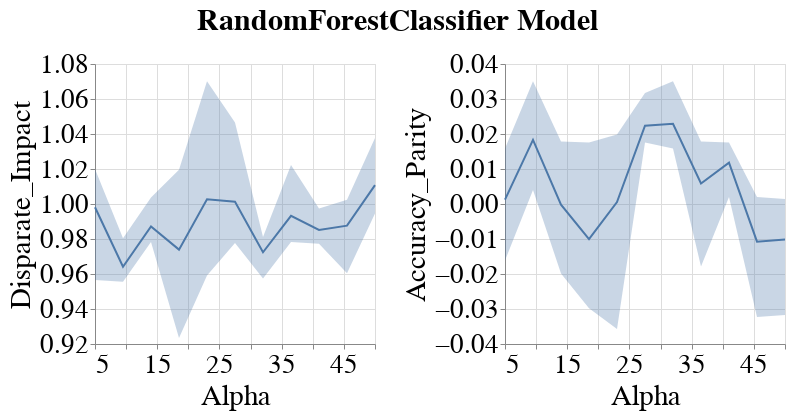

The notebook cell this image was saved under:
### Code cell
visualizer.create_group_metrics_line_band_plot(group='sex',
                                               model_name=MODEL_NAMES[0],
                                               group_metrics=['Disparate_Impact', 'Accuracy_Parity'])

### Figure 1 — Vega-Lite specification as saved in the notebook (floating-point values rounded to 4 significant figures)
{"config": {"view": {"continuousWidth": 400, "continuousHeight": 300}, "axis": {"labelFontSize": 27, "labelFontWeight": "normal", "titleFontSize": 29, "titleFontWeight": "normal"}, "legend": {"labelFontSize": 27, "symbolStrokeWidth": 10, "titleFontSize": 29}, "title": {"fontSize": 27}}, "vconcat": [{"hconcat": [{"layer": [{"mark": {"type": "errorband", "extent": "ci"}, "encoding": {"x": {"field": "Intervention_Param", "title": "Alpha", "type": "quantitative"}, "y": {"field": "Metric_Value", "scale": {"zero": false}, "title": "Disparate_Impact", "type": "quantitative"}}}, {"mark": "line", "encoding": {"x": {"field": "Intervention_Param", "title": "Alpha", "type": "quantitative"}, "y": {"aggregate": "mean", "field": "Metric_Value", "scale": {"zero": false}, "title": "Disparate_Impact", "type": "quantitative"}}}], "height": 280, "width": 280}, {"layer": [{"mark": {"type": "errorband", "extent": "ci"}, "encoding": {"x": {"field": "Intervention_Param", "title": "Alpha", "type": "quantitative"}, "y": {"field": "Metric_Value", "scale": {"zero": false}, "title": "Accuracy_Parity", "type": "quantitative"}}}, {"mark": "line", "encoding": {"x": {"field": "Intervention_Param", "title": "Alpha", "type": "quantitative"}, "y": {"aggregate": "mean", "field": "Metric_Value", "scale": {"zero": false}, "title": "Accuracy_Parity", "type": "quantitative"}}}], "data": {"name": "data-c6effc71f15e82f02a4d6136efea0955"}, "height": 280, "width": 280}]}], "data": {"name": "data-b932d8ead730ad5bbddd126fd34175ff"}, "title": {"text": "RandomForestClassifier Model", "anchor": "middle", "dy": -10, "fontSize": 30}, "$schema": "https://vega.github.io/schema/vega-lite/v4.17.0.json", "datasets": {"data-b932d8ead730ad5bbddd126fd34175ff": [{"Metric": "Disparate_Impact", "Model_Name": "RandomForestClassifier", "Experiment_Iteration": "Exp_iter_1", "Intervention_Param": 5.0, "Group": "sex", "Metric_Value": 0.9565}, {"Metric": "Disparate_Impact", "Model_Name": "RandomForestClassifier", "Experiment_Iteration": "Exp_iter_1", "Intervention_Param": 9.5, "Group": "sex", "Metric_Value": 0.9565}, {"Metric": "Disparate_Impact", "Model_Name": "RandomForestClassifier", "Experiment_Iteration": "Exp_iter_1", "Intervention_Param": 14.0, "Group": "sex", "Metric_Value": 0.9796}, {"Metric": "Disparate_Impact", "Model_Name": "RandomForestClassifier", "Experiment_Iteration": "Exp_iter_1", "Intervention_Param": 18.5, "Group": "sex", "Metric_Value": 0.9235}, {"Metric": "Disparate_Impact", "Model_Name": "RandomForestClassifier", "Experiment_Iteration": "Exp_iter_1", "Intervention_Param": 23.0, "Group": "sex", "Metric_Value": 1.07}, {"Metric": "Disparate_Impact", "Model_Name": "RandomForestClassifier", "Experiment_Iteration": "Exp_iter_1", "Intervention_Param": 27.5, "Group": "sex", "Metric_Value": 0.9796}, {"Metric": "Disparate_Impact", "Model_Name": "RandomForestClassifier", "Experiment_Iteration": "Exp_iter_1", "Intervention_Param": 32.0, "Group": "sex", "Metric_Value": 0.9787}, {"Metric": "Disparate_Impact", "Model_Name": "RandomForestClassifier", "Experiment_Iteration": "Exp_iter_1", "Intervention_Param": 36.5, "Group": "sex", "Metric_Value": 0.9783}, {"Metric": "Disparate_Impact", "Model_Name": "RandomForestClassifier", "Experiment_Iteration": "Exp_iter_1", "Intervention_Param": 41.0, "Group": "sex", "Metric_Value": 0.9974}, {"Metric": "Disparate_Impact", "Model_Name": "RandomForestClassifier", "Experiment_Iteration": "Exp_iter_1", "Intervention_Param": 45.5, "Group": "sex", "Metric_Value": 0.9605}, {"Metric": "Disparate_Impact", "Model_Name": "RandomForestClassifier", "Experiment_Iteration": "Exp_iter_1", "Intervention_Param": 50.0, "Group": "sex", "Metric_Value": 1.038}, {"Metric": "Disparate_Impact", "Model_Name": "RandomForestClassifier", "Experiment_Iteration": "Exp_iter_2", "Intervention_Param": 5.0, "Group": "sex", "Metric_Value": 1.02}, {"Metric": "Disparate_Impact", "Model_Name": "RandomForestClassifier", "Experiment_Iteration": "Exp_iter_2", "Intervention_Param": 9.5, "Group": "sex", "Metric_Value": 0.9804}, {"Metric": "Disparate_Impact", "Model_Name": "RandomForestClassifier", "Experiment_Iteration": "Exp_iter_2", "Intervention_Param": 14.0, "Group": "sex", "Metric_Value": 0.9783}, {"Metric": "Disparate_Impact", "Model_Name": "RandomForestClassifier", "Experiment_Iteration": "Exp_iter_2", "Intervention_Param": 18.5, "Group": "sex", "Metric_Value": 1.02}, {"Metric": "Disparate_Impact", "Model_Name": "RandomForestClassifier", "Experiment_Iteration": "Exp_iter_2", "Intervention_Param": 23.0, "Group": "sex", "Metric_Value": 0.9592}, {"Metric": "Disparate_Impact", "Model_Name": "RandomForestClassifier", "Experiment_Iteration": "Exp_iter_2", "Intervention_Param": 27.5, "Group": "sex", "Metric_Value": 1.047}, {"Metric": "Disparate_Impact", "Model_Name": "RandomForestClassifier", "Experiment_Iteration": "Exp_iter_2", "Intervention_Param": 32.0, "Group": "sex", "Metric_Value": 0.9811}, {"Metric": "Disparate_Impact", "Model_Name": "RandomForestClassifier", "Experiment_Iteration": "Exp_iter_2", "Intervention_Param": 36.5, "Group": "sex", "Metric_Value": 0.9792}, {"Metric": "Disparate_Impact", "Model_Name": "RandomForestClassifier", "Experiment_Iteration": "Exp_iter_2", "Intervention_Param": 41.0, "Group": "sex", "Metric_Value": 0.9808}, {"Metric": "Disparate_Impact", "Model_Name": "RandomForestClassifier", "Experiment_Iteration": "Exp_iter_2", "Intervention_Param": 45.5, "Group": "sex", "Metric_Value": 1.002}, {"Metric": "Disparate_Impact", "Model_Name": "RandomForestClassifier", "Experiment_Iteration": "Exp_iter_2", "Intervention_Param": 50.0, "Group": "sex", "Metric_Value": 1.0}, {"Metric": "Disparate_Impact", "Model_Name": "RandomForestClassifier", "Experiment_Iteration": "Exp_iter_3", "Intervention_Param": 5.0, "Group": "sex", "Metric_Value": 1.018}, {"Metric": "Disparate_Impact", "Model_Name": "RandomForestClassifier", "Experiment_Iteration": "Exp_iter_3", "Intervention_Param": 9.5, "Group": "sex", "Metric_Value": 0.9556}, {"Metric": "Disparate_Impact", "Model_Name": "RandomForestClassifier", "Experiment_Iteration": "Exp_iter_3", "Intervention_Param": 14.0, "Group": "sex", "Metric_Value": 1.004}, {"Metric": "Disparate_Impact", "Model_Name": "RandomForestClassifier", "Experiment_Iteration": "Exp_iter_3", "Intervention_Param": 18.5, "Group": "sex", "Metric_Value": 0.9787}, {"Metric": "Disparate_Impact", "Model_Name": "RandomForestClassifier", "Experiment_Iteration": "Exp_iter_3", "Intervention_Param": 23.0, "Group": "sex", "Metric_Value": 0.9787}, {"Metric": "Disparate_Impact", "Model_Name": "RandomForestClassifier", "Experiment_Iteration": "Exp_iter_3", "Intervention_Param": 27.5, "Group": "sex", "Metric_Value": 0.9778}, {"Metric": "Disparate_Impact", "Model_Name": "RandomForestClassifier", "Experiment_Iteration": "Exp_iter_3", "Intervention_Param": 32.0, "Group": "sex", "Metric_Value": 0.9574}, {"Metric": "Disparate_Impact", "Model_Name": "RandomForestClassifier", "Experiment_Iteration": "Exp_iter_3", "Intervention_Param": 36.5, "Group": "sex", "Metric_Value": 1.022}, {"Metric": "Disparate_Impact", "Model_Name": "RandomForestClassifier", "Experiment_Iteration": "Exp_iter_3", "Intervention_Param": 41.0, "Group": "sex", "Metric_Value": 0.9773}, {"Metric": "Disparate_Impact", "Model_Name": "RandomForestClassifier", "Experiment_Iteration": "Exp_iter_3", "Intervention_Param": 45.5, "Group": "sex", "Metric_Value": 1.0}, {"Metric": "Disparate_Impact", "Model_Name": "RandomForestClassifier", "Experiment_Iteration": "Exp_iter_3", "Intervention_Param": 50.0, "Group": "sex", "Metric_Value": 0.9946}], "data-c6effc71f15e82f02a4d6136efea0955": [{"Metric": "Accuracy_Parity", "Model_Name": "RandomForestClassifier", "Experiment_Iteration": "Exp_iter_1", "Intervention_Param": 5.0, "Group": "sex", "Metric_Value": 0.003968}, {"Metric": "Accuracy_Parity", "Model_Name": "RandomForestClassifier", "Experiment_Iteration": "Exp_iter_1", "Intervention_Param": 9.5, "Group": "sex", "Metric_Value": 0.003968}, {"Metric": "Accuracy_Parity", "Model_Name": "RandomForestClassifier", "Experiment_Iteration": "Exp_iter_1", "Intervention_Param": 14.0, "Group": "sex", "Metric_Value": 0.01786}, {"Metric": "Accuracy_Parity", "Model_Name": "RandomForestClassifier", "Experiment_Iteration": "Exp_iter_1", "Intervention_Param": 18.5, "Group": "sex", "Metric_Value": -0.02976}, {"Metric": "Accuracy_Parity", "Model_Name": "RandomForestClassifier", "Experiment_Iteration": "Exp_iter_1", "Intervention_Param": 23.0, "Group": "sex", "Metric_Value": 0.01984}, {"Metric": "Accuracy_Parity", "Model_Name": "RandomForestClassifier", "Experiment_Iteration": "Exp_iter_1", "Intervention_Param": 27.5, "Group": "sex", "Metric_Value": 0.01786}, {"Metric": "Accuracy_Parity", "Model_Name": "RandomForestClassifier", "Experiment_Iteration": "Exp_iter_1", "Intervention_Param": 32.0, "Group": "sex", "Metric_Value": 0.01786}, {"Metric": "Accuracy_Parity", "Model_Name": "RandomForestClassifier", "Experiment_Iteration": "Exp_iter_1", "Intervention_Param": 36.5, "Group": "sex", "Metric_Value": 0.01786}, {"Metric": "Accuracy_Parity", "Model_Name": "RandomForestClassifier", "Experiment_Iteration": "Exp_iter_1", "Intervention_Param": 41.0, "Group": "sex", "Metric_Value": 0.001984}, {"Metric": "Accuracy_Parity", "Model_Name": "RandomForestClassifier", "Experiment_Iteration": "Exp_iter_1", "Intervention_Param": 45.5, "Group": "sex", "Metric_Value": 0.001984}, {"Metric": "Accuracy_Parity", "Model_Name": "RandomForestClassifier", "Experiment_Iteration": "Exp_iter_1", "Intervention_Param": 50.0, "Group": "sex", "Metric_Value": -0.03175}, {"Metric": "Accuracy_Parity", "Model_Name": "RandomForestClassifier", "Experiment_Iteration": "Exp_iter_2", "Intervention_Param": 5.0, "Group": "sex", "Metric_Value": 0.01587}, {"Metric": "Accuracy_Parity", "Model_Name": "RandomForestClassifier", "Experiment_Iteration": "Exp_iter_2", "Intervention_Param": 9.5, "Group": "sex", "Metric_Value": 0.01587}, {"Metric": "Accuracy_Parity", "Model_Name": "RandomForestClassifier", "Experiment_Iteration": "Exp_iter_2", "Intervention_Param": 14.0, "Group": "sex", "Metric_Value": -0.01984}, {"Metric": "Accuracy_Parity", "Model_Name": "RandomForestClassifier", "Experiment_Iteration": "Exp_iter_2", "Intervention_Param": 18.5, "Group": "sex", "Metric_Value": -0.01786}, {"Metric": "Accuracy_Parity", "Model_Name": "RandomForestClassifier", "Experiment_Iteration": "Exp_iter_2", "Intervention_Param": 23.0, "Group": "sex", "Metric_Value": -0.03571}, {"Metric": "Accuracy_Parity", "Model_Name": "RandomForestClassifier", "Experiment_Iteration": "Exp_iter_2", "Intervention_Param": 27.5, "Group": "sex", "Metric_Value": 0.03175}, {"Metric": "Accuracy_Parity", "Model_Name": "RandomForestClassifier", "Experiment_Iteration": "Exp_iter_2", "Intervention_Param": 32.0, "Group": "sex", "Metric_Value": 0.01587}, {"Metric": "Accuracy_Parity", "Model_Name": "RandomForestClassifier", "Experiment_Iteration": "Exp_iter_2", "Intervention_Param": 36.5, "Group": "sex", "Metric_Value": -0.01786}, {"Metric": "Accuracy_Parity", "Model_Name": "RandomForestClassifier", "Experiment_Iteration": "Exp_iter_2", "Intervention_Param": 41.0, "Group": "sex", "Metric_Value": 0.01587}, {"Metric": "Accuracy_Parity", "Model_Name": "RandomForestClassifier", "Experiment_Iteration": "Exp_iter_2", "Intervention_Param": 45.5, "Group": "sex", "Metric_Value": -0.001984}, {"Metric": "Accuracy_Parity", "Model_Name": "RandomForestClassifier", "Experiment_Iteration": "Exp_iter_2", "Intervention_Param": 50.0, "Group": "sex", "Metric_Value": 0.0}, {"Metric": "Accuracy_Parity", "Model_Name": "RandomForestClassifier", "Experiment_Iteration": "Exp_iter_3", "Intervention_Param": 5.0, "Group": "sex", "Metric_Value": -0.01613}, {"Metric": "Accuracy_Parity", "Model_Name": "RandomForestClassifier", "Experiment_Iteration": "Exp_iter_3", "Intervention_Param": 9.5, "Group": "sex", "Metric_Value": 0.03509}, {"Metric": "Accuracy_Parity", "Model_Name": "RandomForestClassifier", "Experiment_Iteration": "Exp_iter_3", "Intervention_Param": 14.0, "Group": "sex", "Metric_Value": 0.001415}, {"Metric": "Accuracy_Parity", "Model_Name": "RandomForestClassifier", "Experiment_Iteration": "Exp_iter_3", "Intervention_Param": 18.5, "Group": "sex", "Metric_Value": 0.01754}, {"Metric": "Accuracy_Parity", "Model_Name": "RandomForestClassifier", "Experiment_Iteration": "Exp_iter_3", "Intervention_Param": 23.0, "Group": "sex", "Metric_Value": 0.01754}, {"Metric": "Accuracy_Parity", "Model_Name": "RandomForestClassifier", "Experiment_Iteration": "Exp_iter_3", "Intervention_Param": 27.5, "Group": "sex", "Metric_Value": 0.01754}, {"Metric": "Accuracy_Parity", "Model_Name": "RandomForestClassifier", "Experiment_Iteration": "Exp_iter_3", "Intervention_Param": 32.0, "Group": "sex", "Metric_Value": 0.03509}, {"Metric": "Accuracy_Parity", "Model_Name": "RandomForestClassifier", "Experiment_Iteration": "Exp_iter_3", "Intervention_Param": 36.5, "Group": "sex", "Metric_Value": 0.01754}, {"Metric": "Accuracy_Parity", "Model_Name": "RandomForestClassifier", "Experiment_Iteration": "Exp_iter_3", "Intervention_Param": 41.0, "Group": "sex", "Metric_Value": 0.01754}, {"Metric": "Accuracy_Parity", "Model_Name": "RandomForestClassifier", "Experiment_Iteration": "Exp_iter_3", "Intervention_Param": 45.5, "Group": "sex", "Metric_Value": -0.03226}, {"Metric": "Accuracy_Parity", "Model_Name": "RandomForestClassifier", "Experiment_Iteration": "Exp_iter_3", "Intervention_Param": 50.0, "Group": "sex", "Metric_Value": 0.001415}]}}
